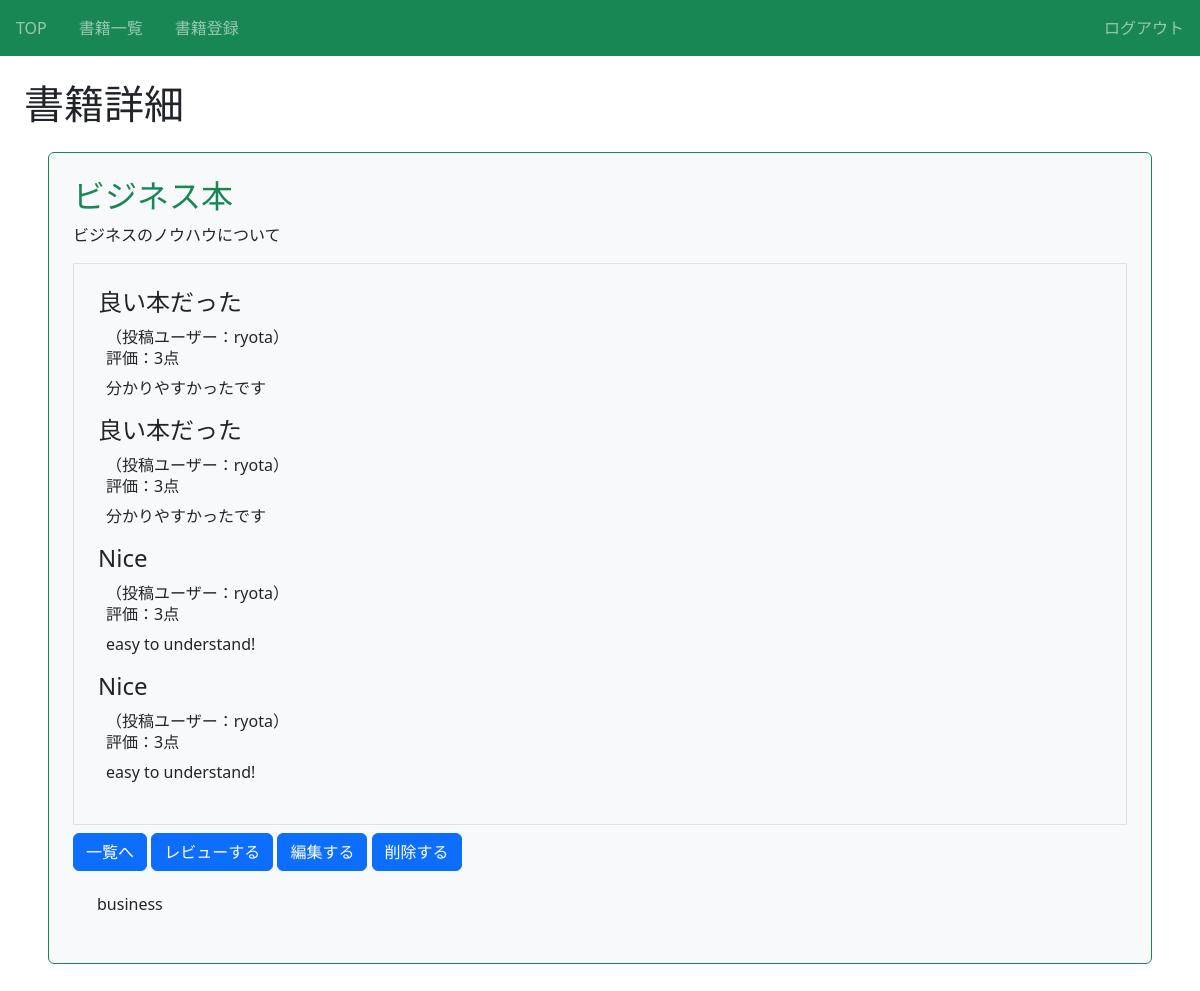
/book/1/detail/ (signed in), run on the app's committed database.
### book/models.py (models this page shows, shortened)
class Book(models.Model): #コード追記
  title = models.CharField(max_length = 100) #コード追記
  text = models.TextField() #コード追記
  thumbnail = models.ImageField(null=True, blank=True) #コード追記（5-8（P.232、P.234））
  category = models.CharField(
    max_length = 100,
    choices = CATEGORY
    ) #コード追記
  user = models.ForeignKey('auth.User', on_delete=models.CASCADE) #コード追記（5-11（P.251））

class Review(models.Model):
  book = models.ForeignKey(Book, on_delete = models.CASCADE)
  title = models.CharField(max_length = 100)
  text = models.TextField()
  rate = models.IntegerField(choices = RATE_CHOICES)
  user = models.ForeignKey('auth.User', on_delete = models.CASCADE)

### book/views.py (the view)
# urls.py: path('book/<int:pk>/detail/', views.DBView.as_view(), name='detail-book'), #コード追記（4-6）
class DBView(LoginRequiredMixin, DetailView): #コード追記（4-6）（5-10（P.249））
  template_name = 'book/book_detail.html' #コード追記（4-6）
  model = Book #コード追記（4-6）

### book/templates/book/book_detail.html (shortened to what this page needs)
{% extends 'base.html' %}
{% block h1 %}書籍詳細{% endblock %}
{% block content %}
<div class="p-4 m-4 bg-light border border-success rounded">
  <h2 class="text-success">{{ object.title }}</h2>
  <div class="card-body">
    <p>{{ object.text }}</p>
    <div class="border p-4 mb-2">
      {% for review in object.review_set.all %}
      <div>
        <h3 class="h4">{{ review.title }}</h3>
        <div class="px-2">
          <span>（投稿ユーザー：{{ review.user.username }}）</span>
          <h6>評価：{{ review.rate }}点</h6>
          <p>{{ review.text }}</p>
        </div>
      </div>
      {% endfor %}
    </div>
    <a href="{% url 'list-book' %}" class="btn btn-primary">一覧へ</a>
    <a href="{% url 'review' object.pk %}" class="btn btn-primary">レビューする</a>
    <a href="{% url 'update-book' object.pk %}" class="btn btn-primary">編集する</a>
    <a href="{% url 'delete-book' object.pk %}" class="btn btn-primary">削除する</a>
    <h6 class="card-title m-4">{{ object.category }}</h6>
  </div>
</div>
{% endblock content %}

### book/static/book/css/style.css (style rules this page uses)
a { text-decoration: none; }

### data on the page
Book: title "ビジネス本", text "ビジネスのノウハウについて", category "business"
Review: title "良い本だった", user.username "ryota", rate "3", text "分かりやすかったです"
Review: title "良い本だった", user.username "ryota", rate "3", text "分かりやすかったです"
Review: title "Nice", user.username "ryota", rate "3", text "easy to understand!"
Review: title "Nice", user.username "ryota", rate "3", text "easy to understand!"
